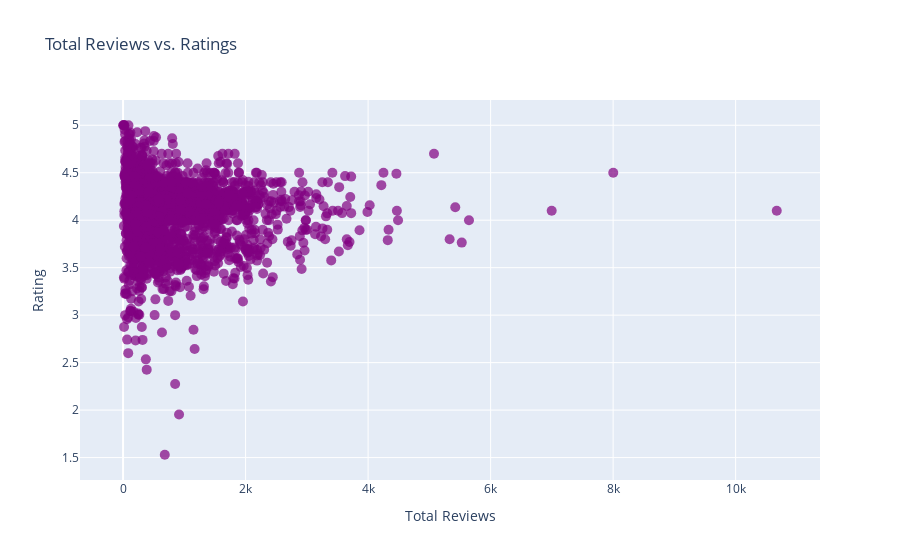

The code cell stored with this chart in its notebook:
### Code cell
import pandas as pd
import plotly.graph_objects as go
import numpy as np
from scipy.stats import pearsonr
from sklearn.linear_model import LinearRegression
df_integrated = df_integrated.dropna()

# Load the data into a Pandas DataFrame


# Create a scatter plot of total_reviews vs rating
fig = go.Figure(go.Scatter(
    x=df_integrated['total_reviews'],
    y=df_integrated['rating'],
    mode='markers',
    marker=dict(
        color='purple', # Change the color of the markers to purple
        size=10, # Set the size of the markers
        opacity=0.7 # Set the opacity of the markers
    )
))

# Set the plot title and axis labels
fig.update_layout(
    title='Total Reviews vs. Ratings',
    xaxis_title='Total Reviews',
    yaxis_title='Rating'
)

# Show the plot
fig.show()

# Calculate the correlation coefficient between total_reviews and rating using Pearson correlation
corr_coef, p_value = pearsonr(df_integrated['total_reviews'].dropna(), df_integrated['rating'].dropna())

# Print the correlation coefficient and interpret it
if not np.isnan(corr_coef) and not np.isinf(corr_coef):
    print("Pearson correlation coefficient:", corr_coef)
    if corr_coef < -0.5 or corr_coef > 0.5:
        print("There is a strong correlation between total_reviews and rating.")
    elif corr_coef < -0.3 or corr_coef > 0.3:
        print("There is a moderate correlation between total_reviews and rating.")
    else:
        print("There is a weak correlation between total_reviews and rating.")
else:
    print("Unable to calculate Pearson correlation coefficient due to NaNs or Infs in the data.")

# Calculate the linear regression line of best fit using scikit-learn
if not df_integrated['total_reviews'].isnull().values.any() and not df_integrated['rating'].isnull().values.any():
    model = LinearRegression().fit(df_integrated[['total_reviews']], df_integrated['rating'])
    m = model.coef_[0]
    b = model.intercept_

    # Add the regression line to the plot
    x = np.array([df_integrated['total_reviews'].min(), df_integrated['total_reviews'].max()])
    y = m * x + b

    fig.add_trace(go.Scatter(x=x, y=y, mode='lines', name='Regression Line'))

    # Calculate the coefficient of determination (R-squared)
    y_pred = model.predict(df_integrated[['total_reviews']])
    ssr = ((df_integrated['rating'] - y_pred) ** 2).sum()
    sst = ((df_integrated['rating'] - df_integrated['rating'].mean()) ** 2).sum()
    r_squared = 1 - (ssr / sst)

    print("Coefficient of determination (R-squared):", r_squared)
else:
    print("Unable to calculate linear regression due to NaNs in the data.")

### Figure 1 — Plotly figure (JSON) as saved in the notebook; plotly's stock layout.template omitted (floating-point values rounded to 4 significant figures; data arrays with more than 128 entries replaced by an {"elided": "..."} marker saying what was removed)
{"data": [{"marker": {"color": "purple", "opacity": 0.7, "size": 10}, "mode": "markers", "type": "scatter", "x": {"elided": "2419 int values"}, "y": {"elided": "2419 float values"}}], "layout": {"title": {"text": "Total Reviews vs. Ratings"}, "xaxis": {"title": {"text": "Total Reviews"}}, "yaxis": {"title": {"text": "Rating"}}}}
